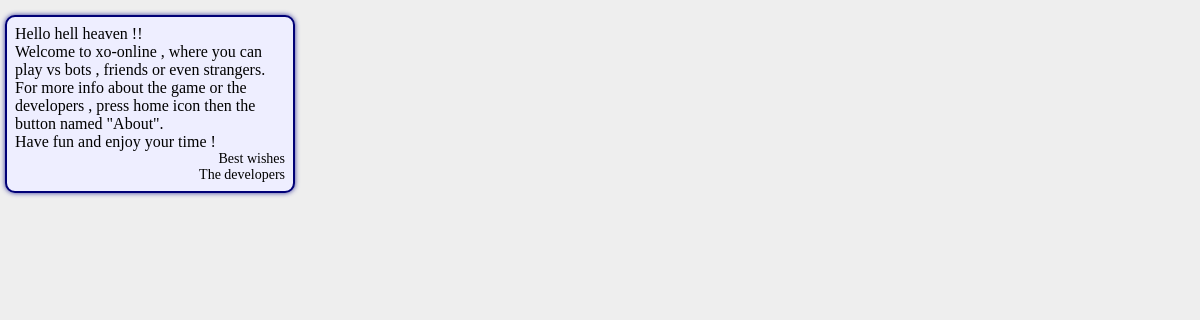
The page /notifications/ (signed in) on the database as committed earlier.
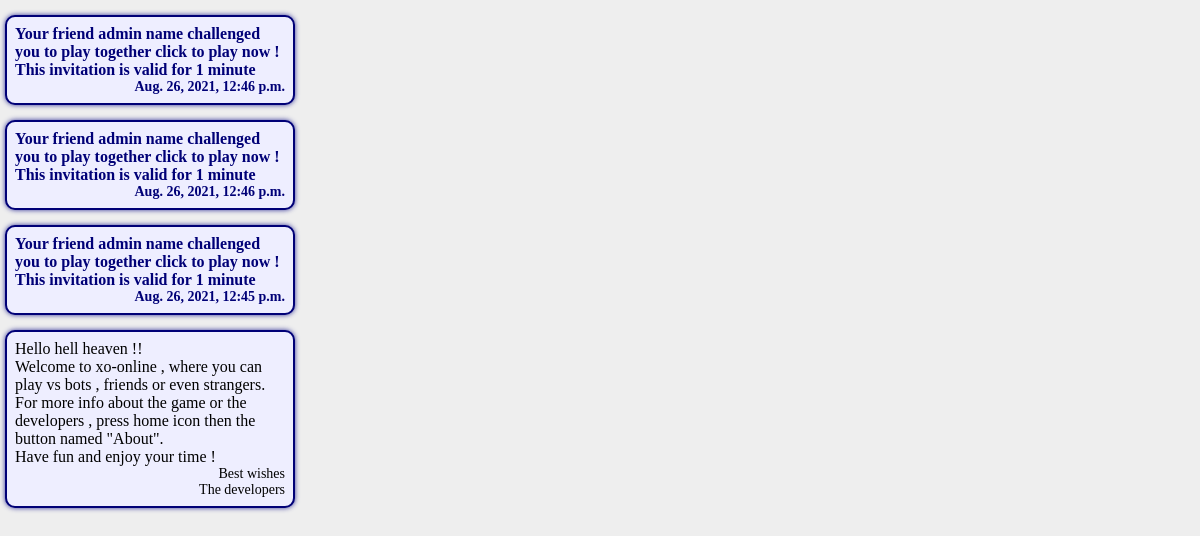
The same page on the database as committed later.
### accounts/models.py (models this page shows, shortened)
class CustomUser(AbstractUser):
    username = None
    email = models.EmailField(_('email address'), unique=True)
    first_name = models.CharField(max_length=200)
    last_name = models.CharField(max_length=200)
    front_id = models.UUIDField(default=uuid.uuid4, editable=False, unique=True)
    won_games = models.IntegerField(default=0)
    lost_games = models.IntegerField(default=0)
    draw_games = models.IntegerField(default=0)
    image = models.ImageField(default='images/default.png', upload_to='images')
    USERNAME_FIELD = 'email'
    REQUIRED_FIELDS = []
    objects = Manager()
    @property
    def name(self):
        return self.__str__()
    def __str__(self):
        return f"{self.first_name} {self.last_name}"

class Notification(models.Model):
    user = models.ForeignKey(CustomUser, on_delete=models.CASCADE, related_name='notification')
    invitor = models.ForeignKey(CustomUser, on_delete=models.CASCADE, related_name='invitation')
    room = models.CharField(max_length=16)
    time = models.DateTimeField(auto_now_add=True)
    @property
    def content(self):
        return f'Your friend {self.invitor.name} challenged you to play together click to play now !\nThis invitation is valid for 1 minute'
    @property
    def url(self):
        return reverse('app:game') + f'?room={self.room}'

### accounts/decorators.py (the view)
        def wrapper(request, *args, **kwargs):
            if request.user.is_authenticated:
                return func(request,  *args, **kwargs)
            else:
                return redirect('accounts:signup', next)

### app/views.py (called while the page is built)
@restrict_unlogged(next='notifications')
def notifications(request):
    qs = request.user.notification.all().order_by('-id')
    return render(request, 'app/notifications.html', {'notifications': qs})

### app/templates/app/notifications.html (shortened to what this page needs)
<html>
  <head>
    <link rel="stylesheet" href="https://cdnjs.cloudflare.com/ajax/libs/font-awesome/4.7.0/css/font-awesome.min.css">
  </head>
  <body>
    <div id="div1">
      {% for notification in notifications %}
      <a href="{{ notification.url }}">
        <div id="notification">
          <p>
            {{ notification.content }}
          </p>
          <p id="info">{{ notification.time }}</p>
        </div>
      </a>
      {% endfor %}
        <div id="notification">
          <p>Hello {{ user }} !!<br>Welcome to xo-online , where you can play vs bots , friends or even strangers.<br>For more info about the game or the developers , press home icon then the button named "About".<br>Have fun and enjoy your time !</p>
          <p id="info">Best wishes<br>The developers</p>
        </div>
    </div>
  </body>
</html>

### app/templates/app/notifications.html (style rules this page uses)
body { margin: 0; padding: 0; width: 300px; height: 407px; background-color: #EEE; overflow: hidden; }
#div1 { margin: auto; text-align: center; }
#notification { width: 90%; border: 2px solid #007; box-shadow: 0px 0px 5px #339; min-height: 50px; border-radius: 10px; text-align: left; padding: 8px; margin: calc(5% - 10px); margin-top: 15px; background-color: #EEF; }
p { padding: 0; margin: 0; font-family: Times New Roman; }
a { text-decoration: none; color: #007; font-weight: bold; }
#info { font-size: 14px; text-align: right; }

Rows that differ between the two databases and show on the page:
added Notification: content "Your friend admin name challenged you to play together click to play now ! This invitation is valid for 1 minute", time "Aug. 26, 2021, 12:46 p.m."
added Notification: content "Your friend admin name challenged you to play together click to play now ! This invitation is valid for 1 minute", time "Aug. 26, 2021, 12:46 p.m."
added Notification: content "Your friend admin name challenged you to play together click to play now ! This invitation is valid for 1 minute", time "Aug. 26, 2021, 12:45 p.m."
